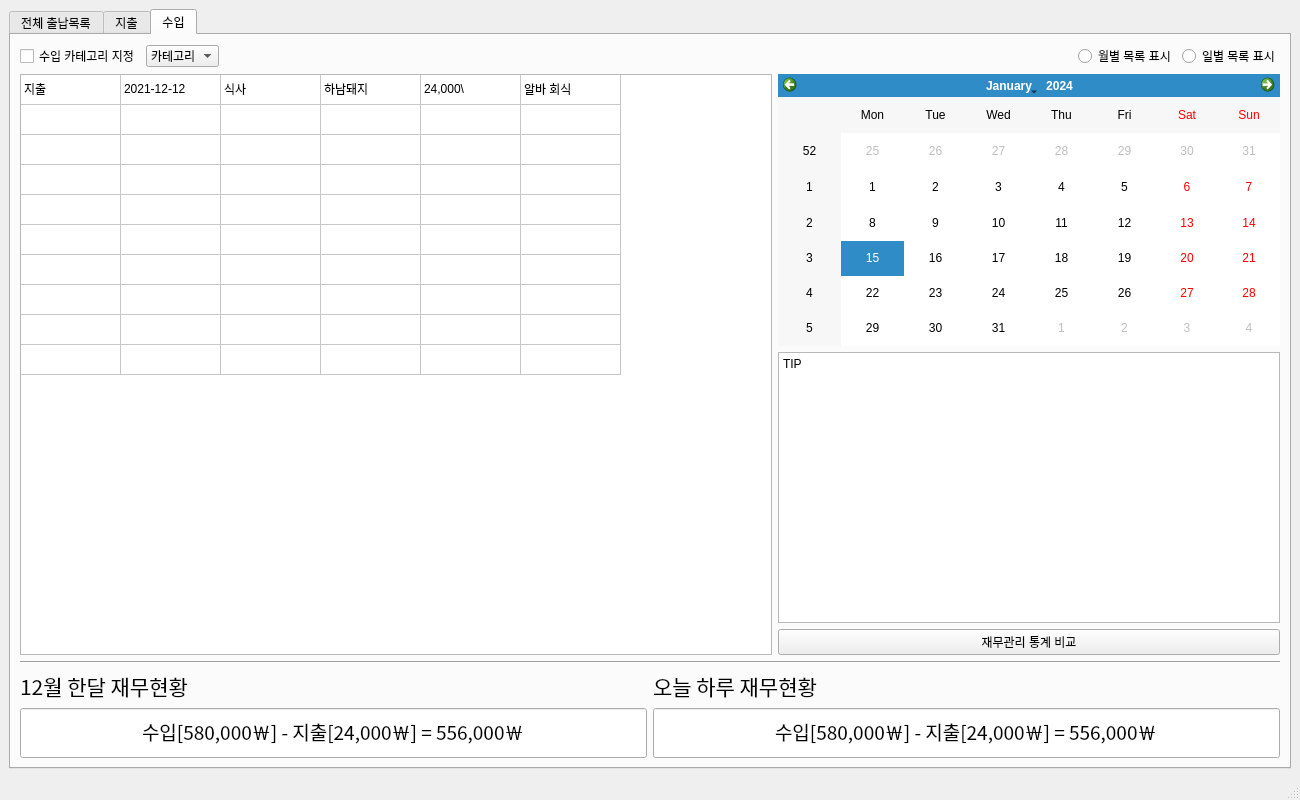
<?xml version="1.0" encoding="UTF-8"?>
<ui version="4.0">
 <class>MainWindow</class>
 <widget class="QMainWindow" name="MainWindow">
  <property name="geometry">
   <rect>
    <x>0</x>
    <y>0</y>
    <width>1300</width>
    <height>800</height>
   </rect>
  </property>
  <property name="windowTitle">
   <string>MainWindow</string>
  </property>
  <property name="styleSheet">
   <string notr="true"/>
  </property>
  <property name="documentMode">
   <bool>true</bool>
  </property>
  <property name="tabShape">
   <enum>QTabWidget::Triangular</enum>
  </property>
  <widget class="QWidget" name="centralwidget">
   <layout class="QVBoxLayout" name="verticalLayout_11">
    <item>
     <widget class="QTabWidget" name="TAB_displayType">
      <property name="tabPosition">
       <enum>QTabWidget::North</enum>
      </property>
      <property name="tabShape">
       <enum>QTabWidget::Rounded</enum>
      </property>
      <property name="currentIndex">
       <number>2</number>
      </property>
      <property name="iconSize">
       <size>
        <width>16</width>
        <height>16</height>
       </size>
      </property>
      <property name="elideMode">
       <enum>Qt::ElideNone</enum>
      </property>
      <widget class="QWidget" name="All_MoneyFlow">
       <attribute name="title">
        <string>전체 출납목록</string>
       </attribute>
       <layout class="QVBoxLayout" name="verticalLayout_3">
        <item>
         <layout class="QVBoxLayout" name="verticalLayout_2">
          <item>
           <layout class="QHBoxLayout" name="horizontalLayout">
            <item>
             <widget class="QCheckBox" name="checkBox">
              <property name="text">
               <string>지출 카테고리 지정</string>
              </property>
             </widget>
            </item>
            <item>
             <widget class="QComboBox" name="comboBox">
              <item>
               <property name="text">
                <string>카테고리</string>
               </property>
              </item>
              <item>
               <property name="text">
                <string>고정지출</string>
               </property>
              </item>
              <item>
               <property name="text">
                <string>식사</string>
               </property>
              </item>
              <item>
               <property name="text">
                <string>간식</string>
               </property>
              </item>
              <item>
               <property name="text">
                <string>선물</string>
               </property>
              </item>
              <item>
               <property name="text">
                <string>공부</string>
               </property>
              </item>
              <item>
               <property name="text">
                <string>취미</string>
               </property>
              </item>
             </widget>
            </item>
            <item>
             <widget class="QCheckBox" name="checkBox_4">
              <property name="text">
               <string>수입 카테고리 지정</string>
              </property>
             </widget>
            </item>
            <item>
             <widget class="QComboBox" name="comboBox_7">
              <item>
               <property name="text">
                <string>카테고리</string>
               </property>
              </item>
              <item>
               <property name="text">
                <string>식사</string>
               </property>
              </item>
              <item>
               <property name="text">
                <string>간식</string>
               </property>
              </item>
              <item>
               <property name="text">
                <string>선물</string>
               </property>
              </item>
              <item>
               <property name="text">
                <string>공부</string>
               </property>
              </item>
              <item>
               <property name="text">
                <string>취미</string>
               </property>
              </item>
             </widget>
            </item>
            <item>
             <spacer name="horizontalSpacer">
              <property name="orientation">
               <enum>Qt::Horizontal</enum>
              </property>
              <property name="sizeHint" stdset="0">
               <size>
                <width>40</width>
                <height>20</height>
               </size>
              </property>
             </spacer>
            </item>
            <item>
             <widget class="QRadioButton" name="radioButton">
              <property name="text">
               <string>월별 목록 표시</string>
              </property>
             </widget>
            </item>
            <item>
             <widget class="QRadioButton" name="radioButton_2">
              <property name="text">
               <string>일별 목록 표시</string>
              </property>
             </widget>
            </item>
           </layout>
          </item>
          <item>
           <layout class="QHBoxLayout" name="horizontalLayout_2" stretch="3,2">
            <item>
             <widget class="QTableWidget" name="TW_test">
              <property name="rowCount">
               <number>10</number>
              </property>
              <property name="columnCount">
               <number>6</number>
              </property>
              <attribute name="horizontalHeaderVisible">
               <bool>false</bool>
              </attribute>
              <attribute name="horizontalHeaderCascadingSectionResizes">
               <bool>false</bool>
              </attribute>
              <attribute name="horizontalHeaderShowSortIndicator" stdset="0">
               <bool>true</bool>
              </attribute>
              <attribute name="verticalHeaderVisible">
               <bool>false</bool>
              </attribute>
              <row/>
              <row/>
              <row/>
              <row/>
              <row/>
              <row/>
              <row/>
              <row/>
              <row/>
              <row/>
              <column>
               <property name="text">
                <string>현금흐름 유형</string>
               </property>
              </column>
              <column>
               <property name="text">
                <string>날짜</string>
               </property>
              </column>
              <column>
               <property name="text">
                <string>카테고리</string>
               </property>
              </column>
              <column>
               <property name="text">
                <string>사용처</string>
               </property>
              </column>
              <column>
               <property name="text">
                <string>금액</string>
               </property>
              </column>
              <column>
               <property name="text">
                <string>코멘트</string>
               </property>
              </column>
              <item row="0" column="0">
               <property name="text">
                <string>지출</string>
               </property>
              </item>
              <item row="0" column="1">
               <property name="text">
                <string>2021-12-12</string>
               </property>
              </item>
              <item row="0" column="2">
               <property name="text">
                <string>식사</string>
               </property>
              </item>
              <item row="0" column="3">
               <property name="text">
                <string>하남돼지</string>
               </property>
              </item>
              <item row="0" column="4">
               <property name="text">
                <string>24,000\</string>
               </property>
              </item>
              <item row="0" column="5">
               <property name="text">
                <string>알바 회식</string>
               </property>
              </item>
             </widget>
            </item>
            <item>
             <layout class="QVBoxLayout" name="verticalLayout">
              <item>
               <widget class="QCalendarWidget" name="calendarWidget"/>
              </item>
              <item>
               <widget class="QTextBrowser" name="textBrowser">
                <property name="html">
                 <string>&lt;!DOCTYPE HTML PUBLIC &quot;-//W3C//DTD HTML 4.0//EN&quot; &quot;http://www.w3.org/TR/REC-html40/strict.dtd&quot;&gt;
&lt;html&gt;&lt;head&gt;&lt;meta name=&quot;qrichtext&quot; content=&quot;1&quot; /&gt;&lt;style type=&quot;text/css&quot;&gt;
p, li { white-space: pre-wrap; }
&lt;/style&gt;&lt;/head&gt;&lt;body style=&quot; font-family:'Gulim'; font-size:9pt; font-weight:400; font-style:normal;&quot;&gt;
&lt;p style=&quot; margin-top:0px; margin-bottom:0px; margin-left:0px; margin-right:0px; -qt-block-indent:0; text-indent:0px;&quot;&gt;TIP&lt;/p&gt;&lt;/body&gt;&lt;/html&gt;</string>
                </property>
               </widget>
              </item>
              <item>
               <widget class="QPushButton" name="pushButton">
                <property name="text">
                 <string>재무관리 통계 비교</string>
                </property>
               </widget>
              </item>
             </layout>
            </item>
           </layout>
          </item>
          <item>
           <widget class="Line" name="line">
            <property name="orientation">
             <enum>Qt::Horizontal</enum>
            </property>
           </widget>
          </item>
          <item>
           <layout class="QHBoxLayout" name="horizontalLayout_7">
            <item>
             <layout class="QVBoxLayout" name="verticalLayout_12">
              <item>
               <widget class="QLabel" name="label">
                <property name="font">
                 <font>
                  <family>돋움</family>
                  <pointsize>16</pointsize>
                 </font>
                </property>
                <property name="text">
                 <string>12월 한달 재무현황</string>
                </property>
               </widget>
              </item>
              <item>
               <widget class="QLineEdit" name="lineEdit">
                <property name="minimumSize">
                 <size>
                  <width>0</width>
                  <height>50</height>
                 </size>
                </property>
                <property name="maximumSize">
                 <size>
                  <width>16777215</width>
                  <height>50</height>
                 </size>
                </property>
                <property name="font">
                 <font>
                  <family>Agency FB</family>
                  <pointsize>14</pointsize>
                 </font>
                </property>
                <property name="styleSheet">
                 <string notr="true"/>
                </property>
                <property name="text">
                 <string>수입합계[580,000￦] - 지출합계[24,000￦] = 556,000￦</string>
                </property>
                <property name="alignment">
                 <set>Qt::AlignCenter</set>
                </property>
               </widget>
              </item>
             </layout>
            </item>
            <item>
             <layout class="QVBoxLayout" name="verticalLayout_13">
              <item>
               <widget class="QLabel" name="label_4">
                <property name="font">
                 <font>
                  <family>돋움</family>
                  <pointsize>16</pointsize>
                 </font>
                </property>
                <property name="text">
                 <string>오늘 하루 재무현황</string>
                </property>
               </widget>
              </item>
              <item>
               <widget class="QLineEdit" name="lineEdit_4">
                <property name="minimumSize">
                 <size>
                  <width>0</width>
                  <height>50</height>
                 </size>
                </property>
                <property name="maximumSize">
                 <size>
                  <width>16777215</width>
                  <height>50</height>
                 </size>
                </property>
                <property name="font">
                 <font>
                  <family>Agency FB</family>
                  <pointsize>14</pointsize>
                 </font>
                </property>
                <property name="styleSheet">
                 <string notr="true"/>
                </property>
                <property name="text">
                 <string>수입합계[580,000￦] - 지출합계[24,000￦] = 556,000￦</string>
                </property>
                <property name="alignment">
                 <set>Qt::AlignCenter</set>
                </property>
               </widget>
              </item>
             </layout>
            </item>
           </layout>
          </item>
         </layout>
        </item>
       </layout>
      </widget>
      <widget class="QWidget" name="Expenditure">
       <attribute name="title">
        <string>지출</string>
       </attribute>
       <layout class="QVBoxLayout" name="verticalLayout_25">
        <item>
         <layout class="QVBoxLayout" name="verticalLayout_6">
          <item>
           <layout class="QHBoxLayout" name="horizontalLayout_3">
            <item>
             <widget class="QCheckBox" name="checkBox_2">
              <property name="text">
               <string>지출 카테고리 지정</string>
              </property>
             </widget>
            </item>
            <item>
             <widget class="QComboBox" name="comboBox_2">
              <item>
               <property name="text">
                <string>카테고리</string>
               </property>
              </item>
              <item>
               <property name="text">
                <string>식사</string>
               </property>
              </item>
              <item>
               <property name="text">
                <string>간식</string>
               </property>
              </item>
              <item>
               <property name="text">
                <string>선물</string>
               </property>
              </item>
              <item>
               <property name="text">
                <string>공부</string>
               </property>
              </item>
              <item>
               <property name="text">
                <string>취미</string>
               </property>
              </item>
             </widget>
            </item>
            <item>
             <spacer name="horizontalSpacer_2">
              <property name="orientation">
               <enum>Qt::Horizontal</enum>
              </property>
              <property name="sizeHint" stdset="0">
               <size>
                <width>40</width>
                <height>20</height>
               </size>
              </property>
             </spacer>
            </item>
            <item>
             <widget class="QRadioButton" name="radioButton_7">
              <property name="text">
               <string>월별 목록 표시</string>
              </property>
             </widget>
            </item>
            <item>
             <widget class="QRadioButton" name="radioButton_8">
              <property name="text">
               <string>일별 목록 표시</string>
              </property>
             </widget>
            </item>
           </layout>
          </item>
          <item>
           <layout class="QHBoxLayout" name="horizontalLayout_4" stretch="3,2">
            <item>
             <widget class="QTableWidget" name="TW_test_2">
              <property name="rowCount">
               <number>10</number>
              </property>
              <property name="columnCount">
               <number>6</number>
              </property>
              <attribute name="horizontalHeaderVisible">
               <bool>false</bool>
              </attribute>
              <attribute name="horizontalHeaderCascadingSectionResizes">
               <bool>false</bool>
              </attribute>
              <attribute name="horizontalHeaderShowSortIndicator" stdset="0">
               <bool>true</bool>
              </attribute>
              <attribute name="verticalHeaderVisible">
               <bool>false</bool>
              </attribute>
              <row/>
              <row/>
              <row/>
              <row/>
              <row/>
              <row/>
              <row/>
              <row/>
              <row/>
              <row/>
              <column>
               <property name="text">
                <string>현금흐름 유형</string>
               </property>
              </column>
              <column>
               <property name="text">
                <string>날짜</string>
               </property>
              </column>
              <column>
               <property name="text">
                <string>카테고리</string>
               </property>
              </column>
              <column>
               <property name="text">
                <string>사용처</string>
               </property>
              </column>
              <column>
               <property name="text">
                <string>금액</string>
               </property>
              </column>
              <column>
               <property name="text">
                <string>코멘트</string>
               </property>
              </column>
              <item row="0" column="0">
               <property name="text">
                <string>지출</string>
               </property>
              </item>
              <item row="0" column="1">
               <property name="text">
                <string>2021-12-12</string>
               </property>
              </item>
              <item row="0" column="2">
               <property name="text">
                <string>식사</string>
               </property>
              </item>
              <item row="0" column="3">
               <property name="text">
                <string>하남돼지</string>
               </property>
              </item>
              <item row="0" column="4">
               <property name="text">
                <string>24,000\</string>
               </property>
              </item>
              <item row="0" column="5">
               <property name="text">
                <string>알바 회식</string>
               </property>
              </item>
             </widget>
            </item>
            <item>
             <layout class="QVBoxLayout" name="verticalLayout_7">
              <item>
               <widget class="QCalendarWidget" name="calendarWidget_2"/>
              </item>
              <item>
               <widget class="QTextBrowser" name="textBrowser_2">
                <property name="html">
                 <string>&lt;!DOCTYPE HTML PUBLIC &quot;-//W3C//DTD HTML 4.0//EN&quot; &quot;http://www.w3.org/TR/REC-html40/strict.dtd&quot;&gt;
&lt;html&gt;&lt;head&gt;&lt;meta name=&quot;qrichtext&quot; content=&quot;1&quot; /&gt;&lt;style type=&quot;text/css&quot;&gt;
p, li { white-space: pre-wrap; }
&lt;/style&gt;&lt;/head&gt;&lt;body style=&quot; font-family:'Gulim'; font-size:9pt; font-weight:400; font-style:normal;&quot;&gt;
&lt;p style=&quot; margin-top:0px; margin-bottom:0px; margin-left:0px; margin-right:0px; -qt-block-indent:0; text-indent:0px;&quot;&gt;TIP&lt;/p&gt;&lt;/body&gt;&lt;/html&gt;</string>
                </property>
               </widget>
              </item>
              <item>
               <widget class="QPushButton" name="pushButton_5">
                <property name="text">
                 <string>재무관리 통계 비교</string>
                </property>
               </widget>
              </item>
             </layout>
            </item>
           </layout>
          </item>
          <item>
           <widget class="Line" name="line_2">
            <property name="orientation">
             <enum>Qt::Horizontal</enum>
            </property>
           </widget>
          </item>
          <item>
           <layout class="QHBoxLayout" name="horizontalLayout_16">
            <item>
             <layout class="QVBoxLayout" name="verticalLayout_28">
              <item>
               <widget class="QLabel" name="label_10">
                <property name="font">
                 <font>
                  <family>돋움</family>
                  <pointsize>16</pointsize>
                 </font>
                </property>
                <property name="text">
                 <string>12월 한달 재무현황</string>
                </property>
               </widget>
              </item>
              <item>
               <widget class="QLineEdit" name="lineEdit_10">
                <property name="minimumSize">
                 <size>
                  <width>0</width>
                  <height>50</height>
                 </size>
                </property>
                <property name="maximumSize">
                 <size>
                  <width>16777215</width>
                  <height>50</height>
                 </size>
                </property>
                <property name="font">
                 <font>
                  <family>Agency FB</family>
                  <pointsize>14</pointsize>
                 </font>
                </property>
                <property name="styleSheet">
                 <string notr="true"/>
                </property>
                <property name="text">
                 <string>수입[580,000￦] - 지출[24,000￦] = 556,000￦</string>
                </property>
                <property name="alignment">
                 <set>Qt::AlignCenter</set>
                </property>
               </widget>
              </item>
             </layout>
            </item>
            <item>
             <layout class="QVBoxLayout" name="verticalLayout_29">
              <item>
               <widget class="QLabel" name="label_11">
                <property name="font">
                 <font>
                  <family>돋움</family>
                  <pointsize>16</pointsize>
                 </font>
                </property>
                <property name="text">
                 <string>오늘 하루 재무현황</string>
                </property>
               </widget>
              </item>
              <item>
               <widget class="QLineEdit" name="lineEdit_11">
                <property name="minimumSize">
                 <size>
                  <width>0</width>
                  <height>50</height>
                 </size>
                </property>
                <property name="maximumSize">
                 <size>
                  <width>16777215</width>
                  <height>50</height>
                 </size>
                </property>
                <property name="font">
                 <font>
                  <family>Agency FB</family>
                  <pointsize>14</pointsize>
                 </font>
                </property>
                <property name="styleSheet">
                 <string notr="true"/>
                </property>
                <property name="text">
                 <string>수입[580,000￦] - 지출[24,000￦] = 556,000￦</string>
                </property>
                <property name="alignment">
                 <set>Qt::AlignCenter</set>
                </property>
               </widget>
              </item>
             </layout>
            </item>
           </layout>
          </item>
         </layout>
        </item>
       </layout>
      </widget>
      <widget class="QWidget" name="Income">
       <attribute name="title">
        <string>수입</string>
       </attribute>
       <layout class="QVBoxLayout" name="verticalLayout_10">
        <item>
         <layout class="QVBoxLayout" name="verticalLayout_8">
          <item>
           <layout class="QHBoxLayout" name="horizontalLayout_5">
            <item>
             <widget class="QCheckBox" name="checkBox_3">
              <property name="text">
               <string>수입 카테고리 지정</string>
              </property>
             </widget>
            </item>
            <item>
             <widget class="QComboBox" name="comboBox_3">
              <item>
               <property name="text">
                <string>카테고리</string>
               </property>
              </item>
              <item>
               <property name="text">
                <string>식사</string>
               </property>
              </item>
              <item>
               <property name="text">
                <string>간식</string>
               </property>
              </item>
              <item>
               <property name="text">
                <string>선물</string>
               </property>
              </item>
              <item>
               <property name="text">
                <string>공부</string>
               </property>
              </item>
              <item>
               <property name="text">
                <string>취미</string>
               </property>
              </item>
             </widget>
            </item>
            <item>
             <spacer name="horizontalSpacer_3">
              <property name="orientation">
               <enum>Qt::Horizontal</enum>
              </property>
              <property name="sizeHint" stdset="0">
               <size>
                <width>40</width>
                <height>20</height>
               </size>
              </property>
             </spacer>
            </item>
            <item>
             <widget class="QRadioButton" name="radioButton_5">
              <property name="text">
               <string>월별 목록 표시</string>
              </property>
             </widget>
            </item>
            <item>
             <widget class="QRadioButton" name="radioButton_6">
              <property name="text">
               <string>일별 목록 표시</string>
              </property>
             </widget>
            </item>
           </layout>
          </item>
          <item>
           <layout class="QHBoxLayout" name="horizontalLayout_6" stretch="3,2">
            <item>
             <widget class="QTableWidget" name="TW_test_3">
              <property name="rowCount">
               <number>10</number>
              </property>
              <property name="columnCount">
               <number>6</number>
              </property>
              <attribute name="horizontalHeaderVisible">
               <bool>false</bool>
              </attribute>
              <attribute name="horizontalHeaderCascadingSectionResizes">
               <bool>false</bool>
              </attribute>
              <attribute name="horizontalHeaderShowSortIndicator" stdset="0">
               <bool>true</bool>
              </attribute>
              <attribute name="verticalHeaderVisible">
               <bool>false</bool>
              </attribute>
              <row/>
              <row/>
              <row/>
              <row/>
              <row/>
              <row/>
              <row/>
              <row/>
              <row/>
              <row/>
              <column>
               <property name="text">
                <string>현금흐름 유형</string>
               </property>
              </column>
              <column>
               <property name="text">
                <string>날짜</string>
               </property>
              </column>
              <column>
               <property name="text">
                <string>카테고리</string>
               </property>
              </column>
              <column>
               <property name="text">
                <string>사용처</string>
               </property>
              </column>
              <column>
               <property name="text">
                <string>금액</string>
               </property>
              </column>
              <column>
               <property name="text">
                <string>코멘트</string>
               </property>
              </column>
              <item row="0" column="0">
               <property name="text">
                <string>지출</string>
               </property>
              </item>
              <item row="0" column="1">
               <property name="text">
                <string>2021-12-12</string>
               </property>
              </item>
              <item row="0" column="2">
               <property name="text">
                <string>식사</string>
               </property>
              </item>
              <item row="0" column="3">
               <property name="text">
                <string>하남돼지</string>
               </property>
              </item>
              <item row="0" column="4">
               <property name="text">
                <string>24,000\</string>
               </property>
              </item>
              <item row="0" column="5">
               <property name="text">
                <string>알바 회식</string>
               </property>
              </item>
             </widget>
            </item>
            <item>
             <layout class="QVBoxLayout" name="verticalLayout_9">
              <item>
               <widget class="QCalendarWidget" name="calendarWidget_3">
                <property name="enabled">
                 <bool>true</bool>
                </property>
               </widget>
              </item>
              <item>
               <widget class="QTextBrowser" name="textBrowser_3">
                <property name="html">
                 <string>&lt;!DOCTYPE HTML PUBLIC &quot;-//W3C//DTD HTML 4.0//EN&quot; &quot;http://www.w3.org/TR/REC-html40/strict.dtd&quot;&gt;
&lt;html&gt;&lt;head&gt;&lt;meta name=&quot;qrichtext&quot; content=&quot;1&quot; /&gt;&lt;style type=&quot;text/css&quot;&gt;
p, li { white-space: pre-wrap; }
&lt;/style&gt;&lt;/head&gt;&lt;body style=&quot; font-family:'Gulim'; font-size:9pt; font-weight:400; font-style:normal;&quot;&gt;
&lt;p style=&quot; margin-top:0px; margin-bottom:0px; margin-left:0px; margin-right:0px; -qt-block-indent:0; text-indent:0px;&quot;&gt;TIP&lt;/p&gt;&lt;/body&gt;&lt;/html&gt;</string>
                </property>
               </widget>
              </item>
              <item>
               <widget class="QPushButton" name="pushButton_4">
                <property name="text">
                 <string>재무관리 통계 비교</string>
                </property>
               </widget>
              </item>
             </layout>
            </item>
           </layout>
          </item>
          <item>
           <widget class="Line" name="line_3">
            <property name="orientation">
             <enum>Qt::Horizontal</enum>
            </property>
           </widget>
          </item>
          <item>
           <layout class="QHBoxLayout" name="horizontalLayout_15">
            <item>
             <layout class="QVBoxLayout" name="verticalLayout_26">
              <item>
               <widget class="QLabel" name="label_3">
                <property name="font">
                 <font>
                  <family>돋움</family>
                  <pointsize>16</pointsize>
                 </font>
                </property>
                <property name="text">
                 <string>12월 한달 재무현황</string>
                </property>
               </widget>
              </item>
              <item>
               <widget class="QLineEdit" name="lineEdit_3">
                <property name="minimumSize">
                 <size>
                  <width>0</width>
                  <height>50</height>
                 </size>
                </property>
                <property name="maximumSize">
                 <size>
                  <width>16777215</width>
                  <height>50</height>
                 </size>
                </property>
                <property name="font">
                 <font>
                  <family>Agency FB</family>
                  <pointsize>14</pointsize>
                 </font>
                </property>
                <property name="styleSheet">
                 <string notr="true"/>
                </property>
                <property name="text">
                 <string>수입[580,000￦] - 지출[24,000￦] = 556,000￦</string>
                </property>
                <property name="alignment">
                 <set>Qt::AlignCenter</set>
                </property>
               </widget>
              </item>
             </layout>
            </item>
            <item>
             <layout class="QVBoxLayout" name="verticalLayout_27">
              <item>
               <widget class="QLabel" name="label_9">
                <property name="font">
                 <font>
                  <family>돋움</family>
                  <pointsize>16</pointsize>
                 </font>
                </property>
                <property name="text">
                 <string>오늘 하루 재무현황</string>
                </property>
               </widget>
              </item>
              <item>
               <widget class="QLineEdit" name="lineEdit_9">
                <property name="minimumSize">
                 <size>
                  <width>0</width>
                  <height>50</height>
                 </size>
                </property>
                <property name="maximumSize">
                 <size>
                  <width>16777215</width>
                  <height>50</height>
                 </size>
                </property>
                <property name="font">
                 <font>
                  <family>Agency FB</family>
                  <pointsize>14</pointsize>
                 </font>
                </property>
                <property name="styleSheet">
                 <string notr="true"/>
                </property>
                <property name="text">
                 <string>수입[580,000￦] - 지출[24,000￦] = 556,000￦</string>
                </property>
                <property name="alignment">
                 <set>Qt::AlignCenter</set>
                </property>
               </widget>
              </item>
             </layout>
            </item>
           </layout>
          </item>
         </layout>
        </item>
       </layout>
      </widget>
     </widget>
    </item>
   </layout>
  </widget>
  <widget class="QMenuBar" name="menubar">
   <property name="geometry">
    <rect>
     <x>0</x>
     <y>0</y>
     <width>1300</width>
     <height>21</height>
    </rect>
   </property>
  </widget>
  <widget class="QStatusBar" name="statusbar"/>
 </widget>
 <resources/>
 <connections/>
</ui>
